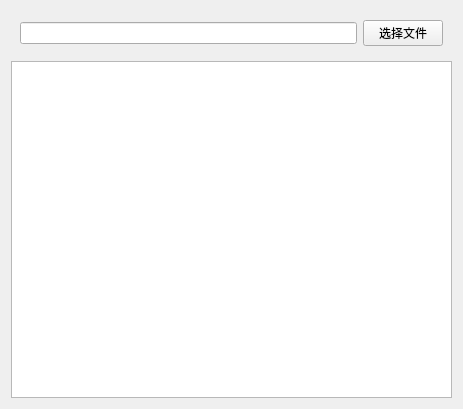
<?xml version="1.0" encoding="UTF-8"?>
<ui version="4.0">
 <class>Widget</class>
 <widget class="QWidget" name="Widget">
  <property name="geometry">
   <rect>
    <x>0</x>
    <y>0</y>
    <width>463</width>
    <height>409</height>
   </rect>
  </property>
  <property name="windowTitle">
   <string>Widget</string>
  </property>
  <layout class="QVBoxLayout" name="verticalLayout">
   <item>
    <widget class="QWidget" name="widget" native="true">
     <layout class="QHBoxLayout" name="horizontalLayout">
      <item>
       <widget class="QLineEdit" name="lineEdit"/>
      </item>
      <item>
       <widget class="QPushButton" name="pushButton">
        <property name="text">
         <string>选择文件</string>
        </property>
       </widget>
      </item>
     </layout>
    </widget>
   </item>
   <item>
    <widget class="QTextEdit" name="textEdit"/>
   </item>
  </layout>
 </widget>
 <resources/>
 <connections/>
</ui>
